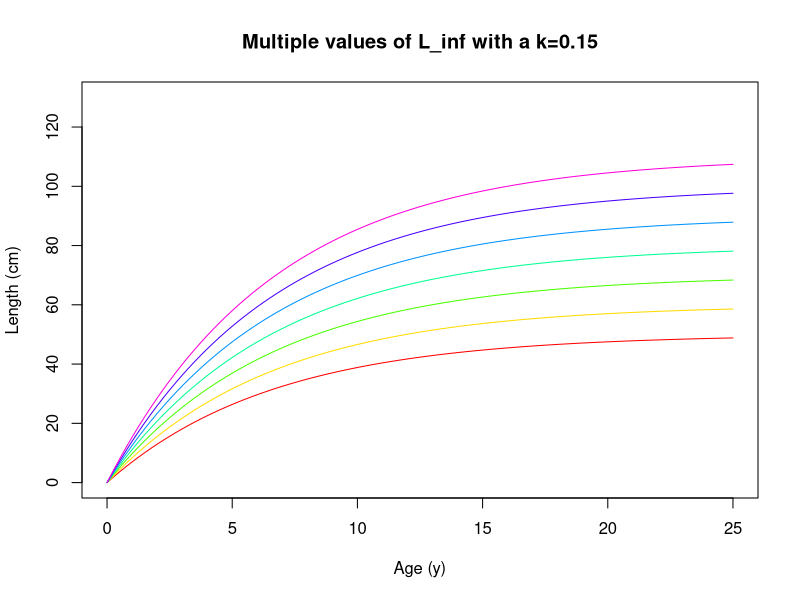
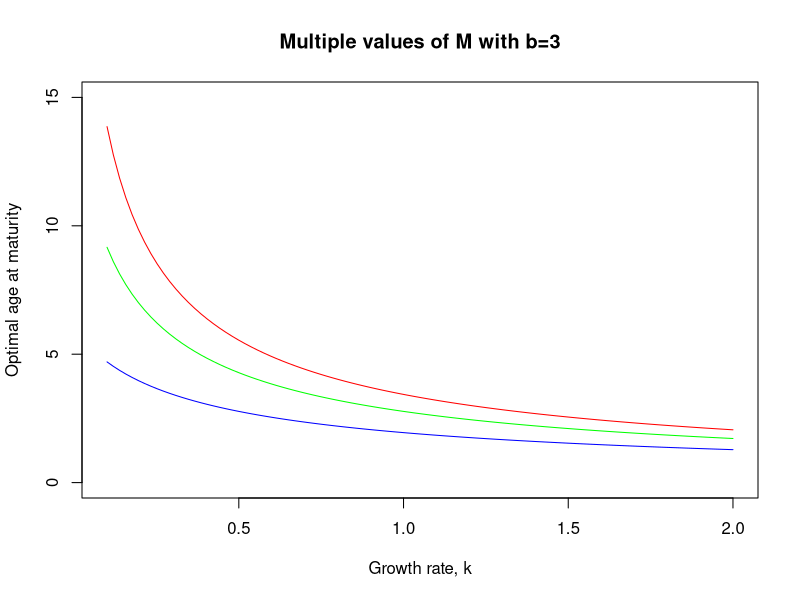
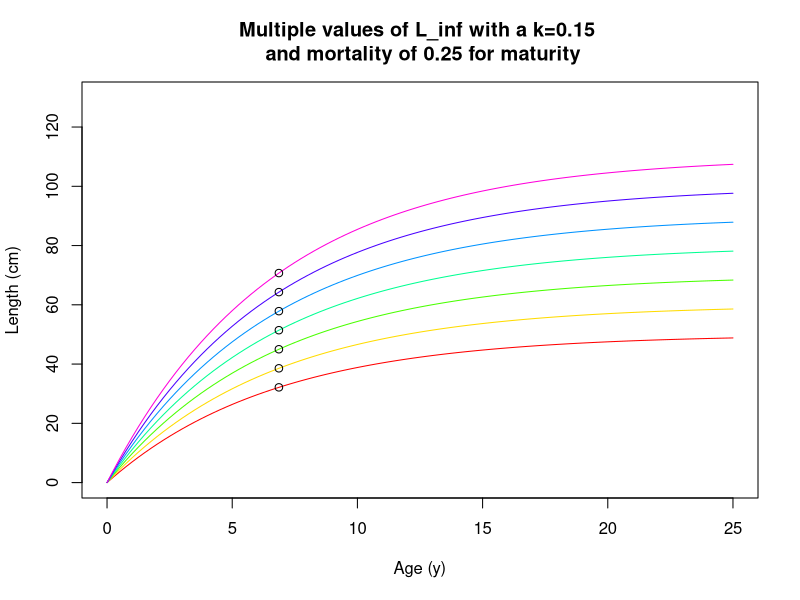

These charts were generated, in order, by the following R code:
## ---- chunk 1
vbg <- function(k,Linf,x) Linf*(1-exp(-k*x))
Linf <- seq(50,110,10)
col<-rainbow(length(Linf))

for(i in seq_along(Linf)) {
    curve(vbg(.15, Linf[i], x), from=0, to=25, add=i!=1, col=col[i], ylim=c(0,130), ylab = "Length (cm)", xlab = "Age (y)", main="Multiple values of L_inf with a k=0.15")
}

## ---- chunk 2
tm <- function(b,m,k) 1/k * log((m + b*k)/m)
agem <- c(0.1, 0.2, 0.5)
col<-rainbow(length(agem))

for(i in seq_along(agem)) {
    curve(tm(3, agem[i], x), from=0.1, to=2, add=i!=1, col=col[i], ylim=c(0,15), ylab = "Optimal age at maturity", xlab = "Growth rate, k", main="Multiple values of M with b=3")
}
## ---- chunk 3
vbg <- function(k,Linf,x) Linf*(1-exp(-k*x))
tmg <- function(b,m,k) 1/k * log((m + b*k)/m)
lmg <- function(Linf,b,m,k) Linf*(b/(b+(m/k)))
b <- 3
m <- 0.25
k <- 0.15
Linf <- seq(50,110,10)
col<-rainbow(length(Linf))

for(i in seq_along(Linf)) {
    curve(vbg(.15, Linf[i], x), from=0, to=25, add=i!=1, col=col[i], ylim=c(0,130), ylab = "Length (cm)", xlab = "Age (y)", main="Multiple values of L_inf with a k=0.15 \n and mortality of 0.25 for maturity")
  points(tmg(b,m,k),lmg(Linf[i],b,m,k))
}
